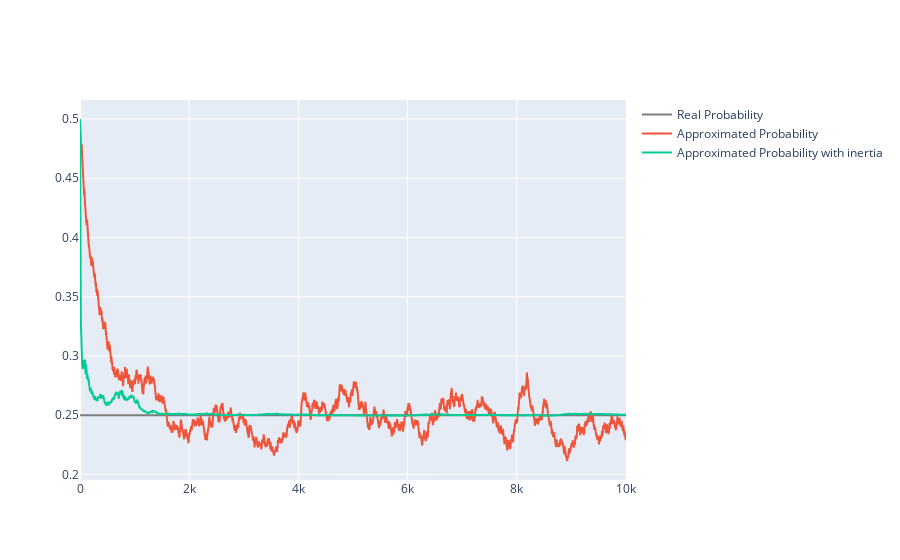

Source (notebook cell):
### Code cell
Pa = 1/4
N = 10000
K = 1
pa, n_to_convergence = run_games(Pa=Pa, N=N, K=K)
pa_inertia, n_to_convergence_inertia, K_list = run_inertia_games(Pa=Pa, N=N, innitial_K=K)

print(n_to_convergence, n_to_convergence_inertia)

fig = go.Figure()

fig.add_trace(go.Scatter(x=list(range(N + 1)), y=[Pa] * (N + 1), line=dict(color='black'), opacity=0.5, name='Real Probability'))
fig.add_trace(go.Scatter(x=list(range(N + 1)), y=pa, name='Approximated Probability'))
fig.add_trace(go.Scatter(x=list(range(N + 1)), y=pa_inertia, name='Approximated Probability with inertia'))

fig.show()

### Figure 1 — Plotly figure (JSON) as saved in the notebook; plotly's stock layout.template omitted (floating-point values rounded to 4 significant figures; data arrays with more than 128 entries replaced by an {"elided": "..."} marker saying what was removed)
{"data": [{"line": {"color": "black"}, "name": "Real Probability", "opacity": 0.5, "type": "scatter", "x": {"elided": "10001 int values"}, "y": {"elided": "10001 float values"}}, {"name": "Approximated Probability", "type": "scatter", "x": {"elided": "10001 int values"}, "y": {"elided": "10001 float values"}}, {"name": "Approximated Probability with inertia", "type": "scatter", "x": {"elided": "10001 int values"}, "y": {"elided": "10001 float values"}}], "layout": {}}
